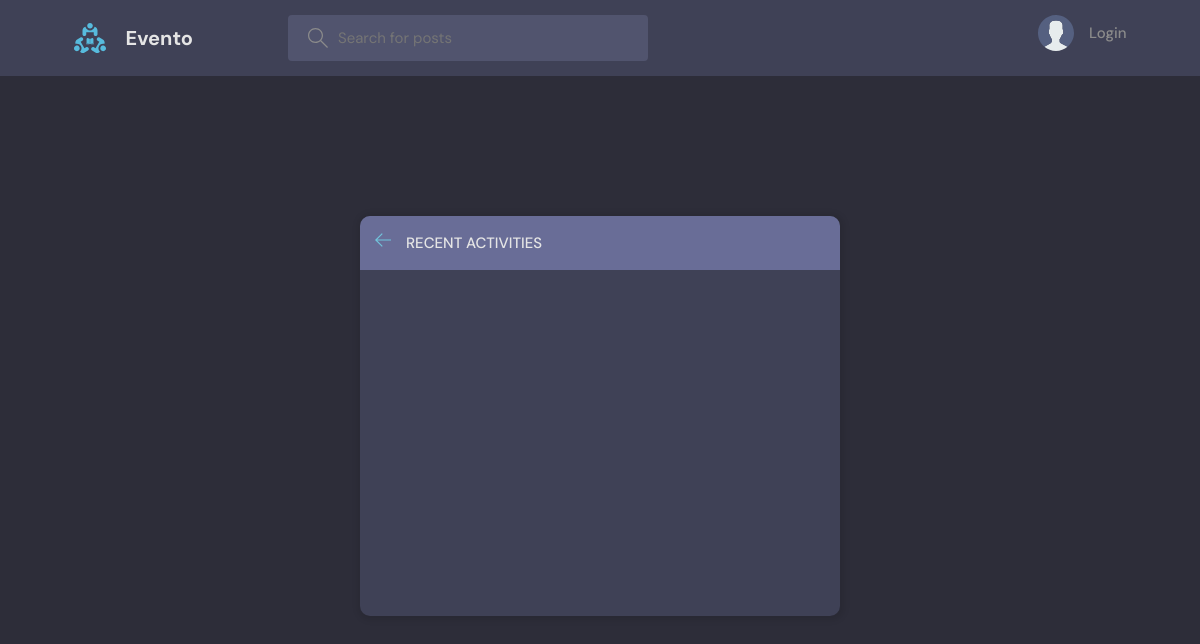
Page /activity/ on the earlier database version.
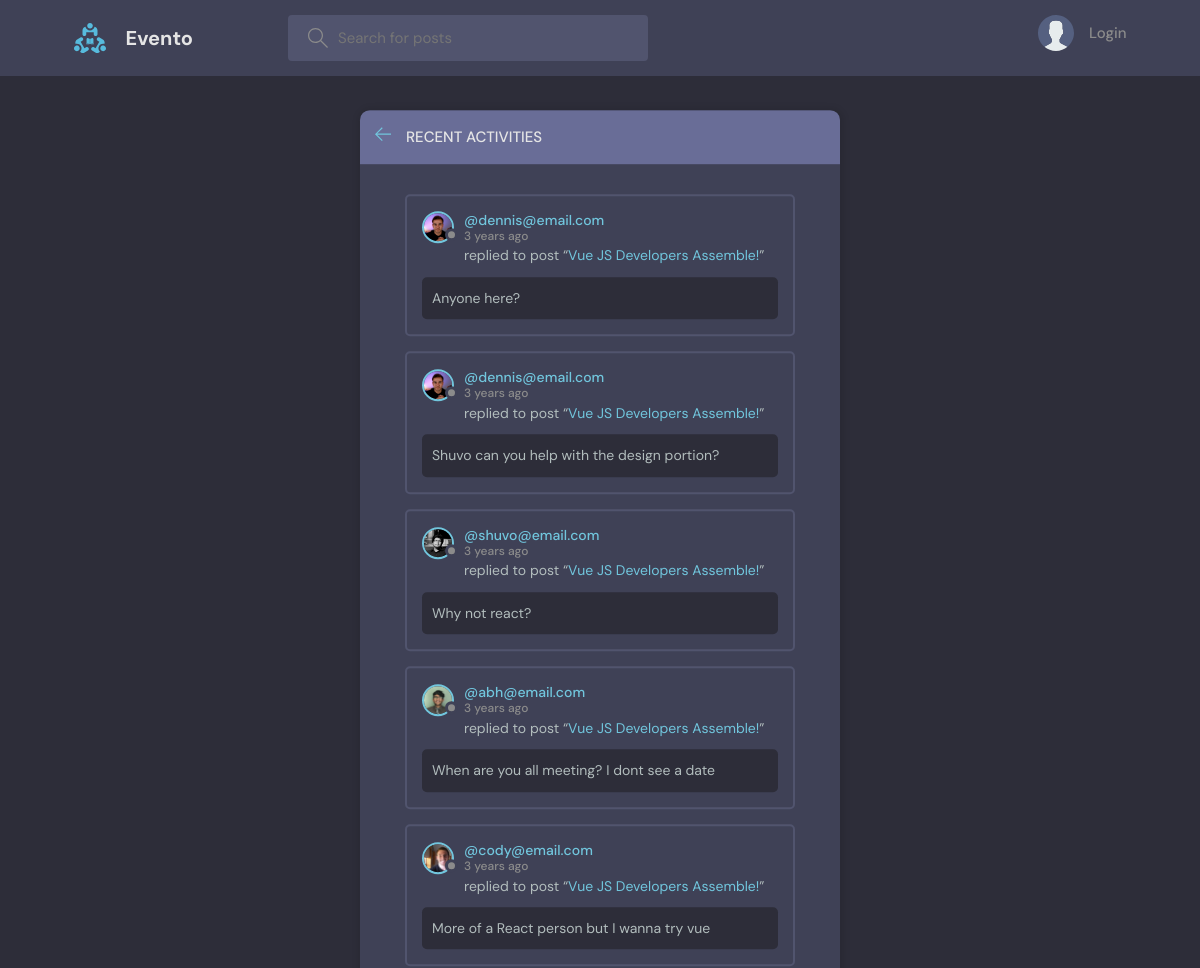
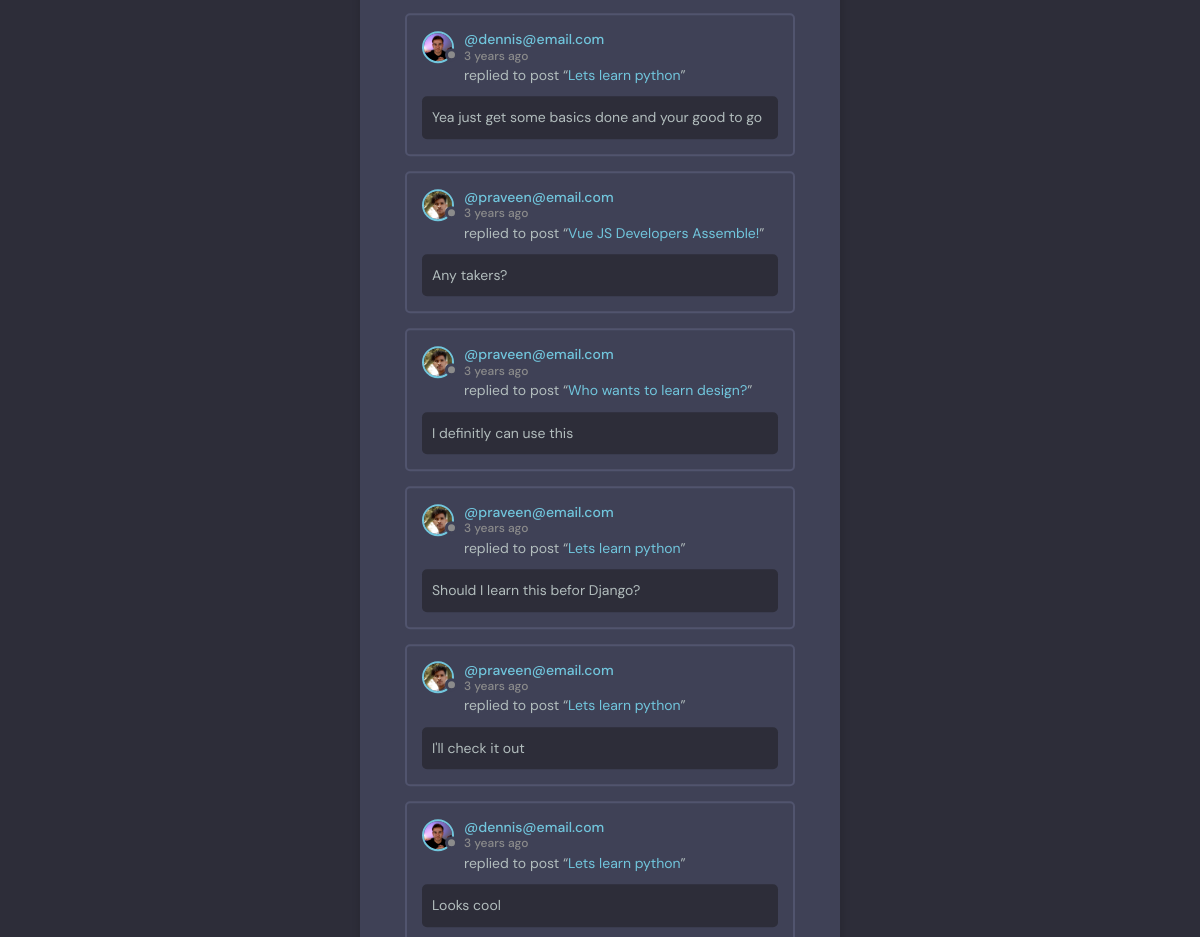
Same page on the later database version (2 pictures, top to bottom).
### base/models.py (models this page shows, shortened)
class Message(models.Model):
    user = models.ForeignKey(User, on_delete=models.CASCADE)
    room = models.ForeignKey(Room, on_delete=models.CASCADE)
    body = models.TextField()
    updated = models.DateTimeField(auto_now=True)
    created = models.DateTimeField(auto_now_add=True)
    class Meta:
        ordering = ['-updated', '-created']

class User(AbstractUser):
    name = models.CharField(max_length=200, null=True)
    email = models.EmailField(unique=True, null=True)
    bio = models.TextField(null=True)
    avatar = models.ImageField(null=True, default="avatar.svg")
    USERNAME_FIELD = 'email'
    REQUIRED_FIELDS = ['username']

class Room(models.Model):
    host = models.ForeignKey(User, on_delete=models.SET_NULL, null=True)
    topic = models.ForeignKey(Topic, on_delete=models.SET_NULL, null=True)
    name = models.CharField(max_length=200)
    description = models.TextField(null=True, blank=True)
    participants = models.ManyToManyField(
        User, related_name='participants', blank=True)
    updated = models.DateTimeField(auto_now=True)
    created = models.DateTimeField(auto_now_add=True)
    class Meta:
        ordering = ['-updated', '-created']
    def __str__(self):
        return self.name

### base/views.py (the view)
# urls.py: path('activity/', views.activityPage, name="activity"),
def activityPage(request):
    room_messages = Message.objects.all()
    return render(request, 'base/activity.html', {'room_messages': room_messages})

### base/templates/base/activity.html (shortened to what this page needs)
{% extends 'main.html' %}
{% block content %}
<main class="layout">
  <div class="container">
    <div class="layout__box">
      <div class="layout__boxHeader">
        <div class="layout__boxTitle">
          <a href="{% url 'home' %}">
            <svg version="1.1" xmlns="http://www.w3.org/2000/svg" width="32" height="32" viewBox="0 0 32 32">
              <title>arrow-left</title>
              <path
                d="M13.723 2.286l-13.723 13.714 13.719 13.714 1.616-1.611-10.96-10.96h27.625v-2.286h-27.625l10.965-10.965-1.616-1.607z">
              </path>
              </path>
            </svg>
          </a>
          <h3>Recent Activities</h3>
        </div>
      </div>
      <div class="activities-page layout__body">
        {% for message in room_messages %}
        <div class="activities__box">
          <div class="activities__boxHeader roomListRoom__header">
            <a href="{% url 'user-profile' message.user.id %}" class="roomListRoom__author">
              <div class="avatar avatar--small">
                <img src="{{message.user.avatar.url}}" />
              </div>
              <p>
                @{{message.user}}
                <span>{{message.created|timesince}} ago</span>
              </p>
            </a>
          </div>
          <div class="activities__boxContent">
            <p>replied to post “<a href="{% url 'room' message.room.id %}">{{message.room}}</a>”</p>
            <div class="activities__boxRoomContent">
              {{message.body}}
            </div>
          </div>
        </div>
        {% endfor %}
      </div>
    </div>
  </div>
</main>
{% endblock content %}

Differences in the rows shown:
added Message: user.avatar (picture), user "dennis@email.com", created "3 years", room "Vue JS Developers Assemble!", body "Anyone here?"
added Message: user.avatar (picture), user "dennis@email.com", created "3 years", room "Vue JS Developers Assemble!", body "Shuvo can you help with the design portion?"
added Message: user.avatar (picture), user "shuvo@email.com", created "3 years", room "Vue JS Developers Assemble!", body "Why not react?"
added Message: user.avatar (picture), user "abh@email.com", created "3 years", room "Vue JS Developers Assemble!", body "When are you all meeting? I dont see a date"
added Message: user.avatar (picture), user "cody@email.com", created "3 years", room "Vue JS Developers Assemble!", body "More of a React person but I wanna try vue"
added Message: user.avatar (picture), user "dennis@email.com", created "3 years", room "Lets learn python", body "Yea just get some basics done and your good to go"
added Message: user.avatar (picture), user "praveen@email.com", created "3 years", room "Vue JS Developers Assemble!", body "Any takers?"
added Message: user.avatar (picture), user "praveen@email.com", created "3 years", room "Who wants to learn design?", body "I definitly can use this"
added Message: user.avatar (picture), user "praveen@email.com", created "3 years", room "Lets learn python", body "Should I learn this befor Django?"
added Message: user.avatar (picture), user "praveen@email.com", created "3 years", room "Lets learn python", body "I'll check it out"
added Message: user.avatar (picture), user "dennis@email.com", created "3 years", room "Lets learn python", body "Looks cool"
